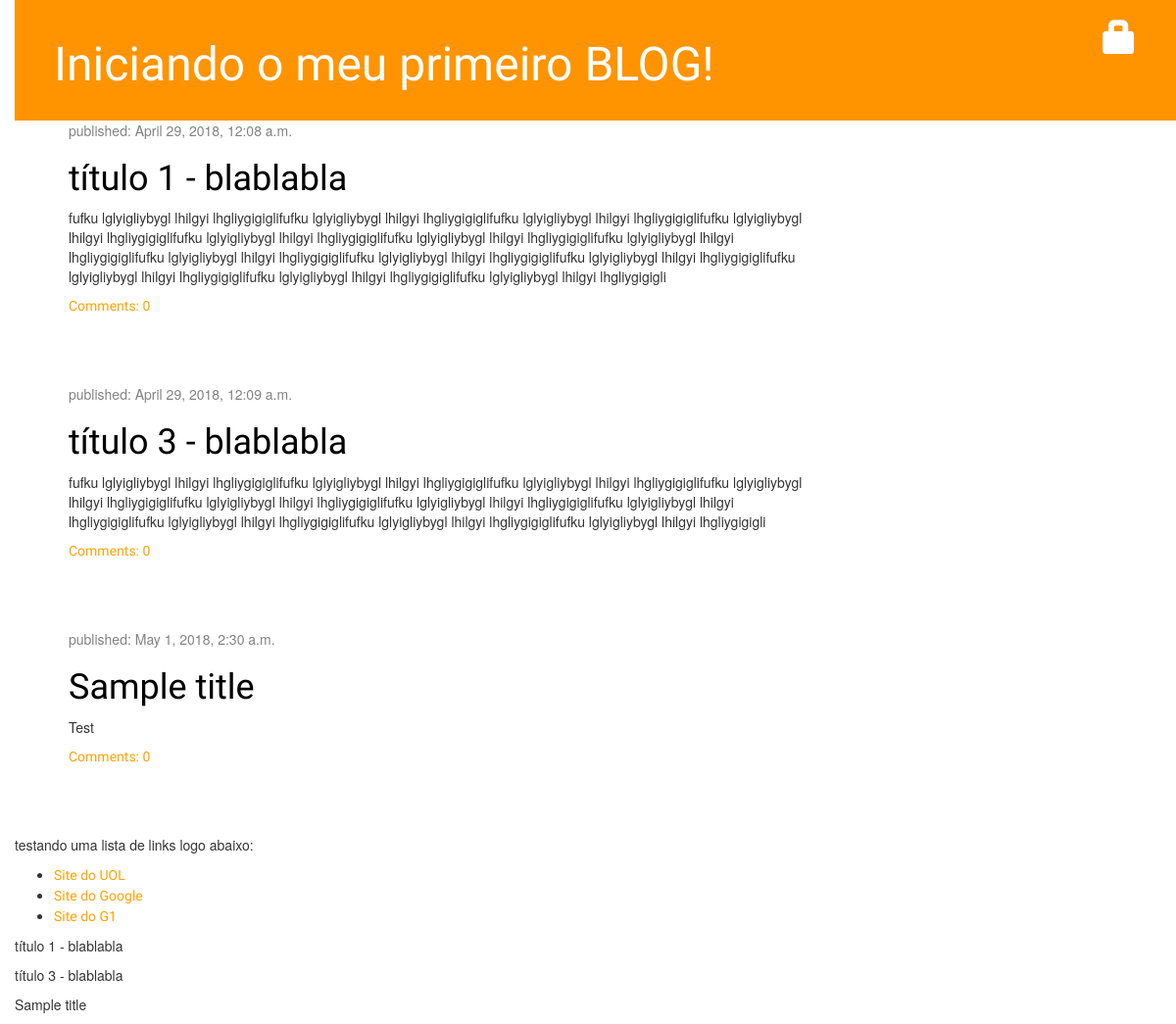
/, run on an earlier commit of the app's database.
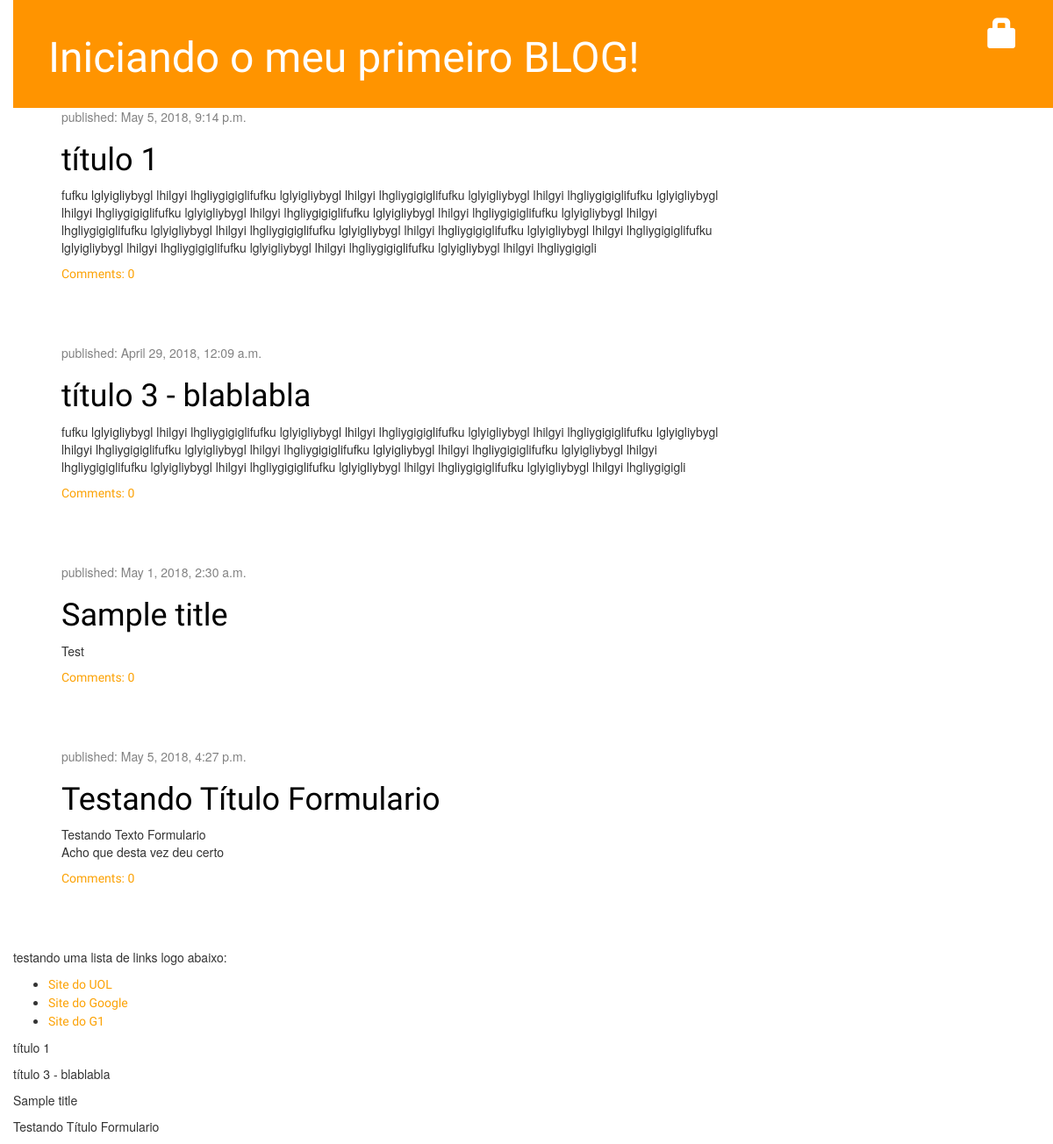
And on a later commit of the database.
### blog/models.py (models this page shows, shortened)
class Post(models.Model):
    author = models.ForeignKey('auth.User', on_delete = models.CASCADE)
    title = models.CharField(max_length=200)
    text = models.TextField()
    created_date = models.DateTimeField(default=timezone.now)
    published_date = models.DateTimeField(blank=True, null=True)
    def __str__(self):
        return self.title
    def approved_comments(self):
        return self.comments.filter(approved_comment=True)

### blog/views.py (the view)
# urls.py: path('',views.post_list, name='post_list'),
def post_list(request):
    posts = Post.objects.filter(published_date__lte=timezone.now())
    return render(request, 'blog/post_list.html',{'posts':posts})

### blog/templates/blog/post_list.html
{% extends 'blog/base.html' %}
{% block content %}
  {% for post in posts %}
      <div class="post">
          <div class="date">
              <p>published: {{ post.published_date }}</p>
          </div>
          <h1><a href="{% url 'post_detail' pk=post.pk %}">{{ post.title }}</a></h1>
          <p>{{ post.text|linebreaksbr }}</p>
          <a href="{% url 'post_detail' pk=post.pk %}">Comments: {{ post.approved_comments.count}}</a>
      </div>
  {% endfor %}
{% endblock %}

### blog/templates/blog/base.html (shortened to what this page needs)
{% load staticfiles %}
<html>
  <head>
    <link rel="stylesheet" href="//maxcdn.bootstrapcdn.com/bootstrap/3.2.0/css/bootstrap.min.css">
    <link rel="stylesheet" href="//maxcdn.bootstrapcdn.com/bootstrap/3.2.0/css/bootstrap-theme.min.css">
    <link rel="stylesheet" href="{% static 'css/blog.css' %}">
  </head>
  <body>
    <div class="page_header">
      {% if user.is_authenticated %}
        <a href="{% url 'post_new' %}" class="top-menu"><span class="glyphicon glyphicon-plus"></span></a>
        <a href="{% url 'post_draft_list' %}" class="top-menu"><span class="glyphicon glyphicon-edit"></span></a>
        <p class="top-menu">Hello {{ user.username }} <small>(<a href="{% url 'logout' %}">Log out</a>)</small></p>
      {% else %}
        <a href="{% url 'login' %}" class="top-menu"><span class="glyphicon glyphicon-lock"></span></a>
      {% endif %}
      <h1><a href="/">Iniciando o meu primeiro BLOG!</a></h1>
    </div>
    <div class="content container">
        <div class="row">
            <div class="col-md-8">
              {% block content %}
              {% endblock %}
            </div>
        </div>
    </div>
    <div>
      <p>testando uma lista de links logo abaixo:</p>
      <ul>
        <li><a href="http://www.uol.com.br">Site do UOL</a></li>
        <li><a href="http://www.google.com.br">Site do Google</a></li>
        <li><a href="http://www.g1.globo.com.br">Site do G1</a></li>
      </ul>
    </div>
    {% for post in posts %}
      <p>{{post}}</p>
    {% endfor %}
  </body>
</html>

What changed in the data, as far as the page shows it:
changed Post: published_date "April 29, 2018, 12:08 a.m." → "May 5, 2018, 9:14 p.m."; title "título 1 - blablabla" → "título 1"
added Post: published_date "May 5, 2018, 4:27 p.m.", title "Testando Título Formulario", text "Testando Texto Formulario Acho que desta vez deu certo", approved_comments.count "0"
